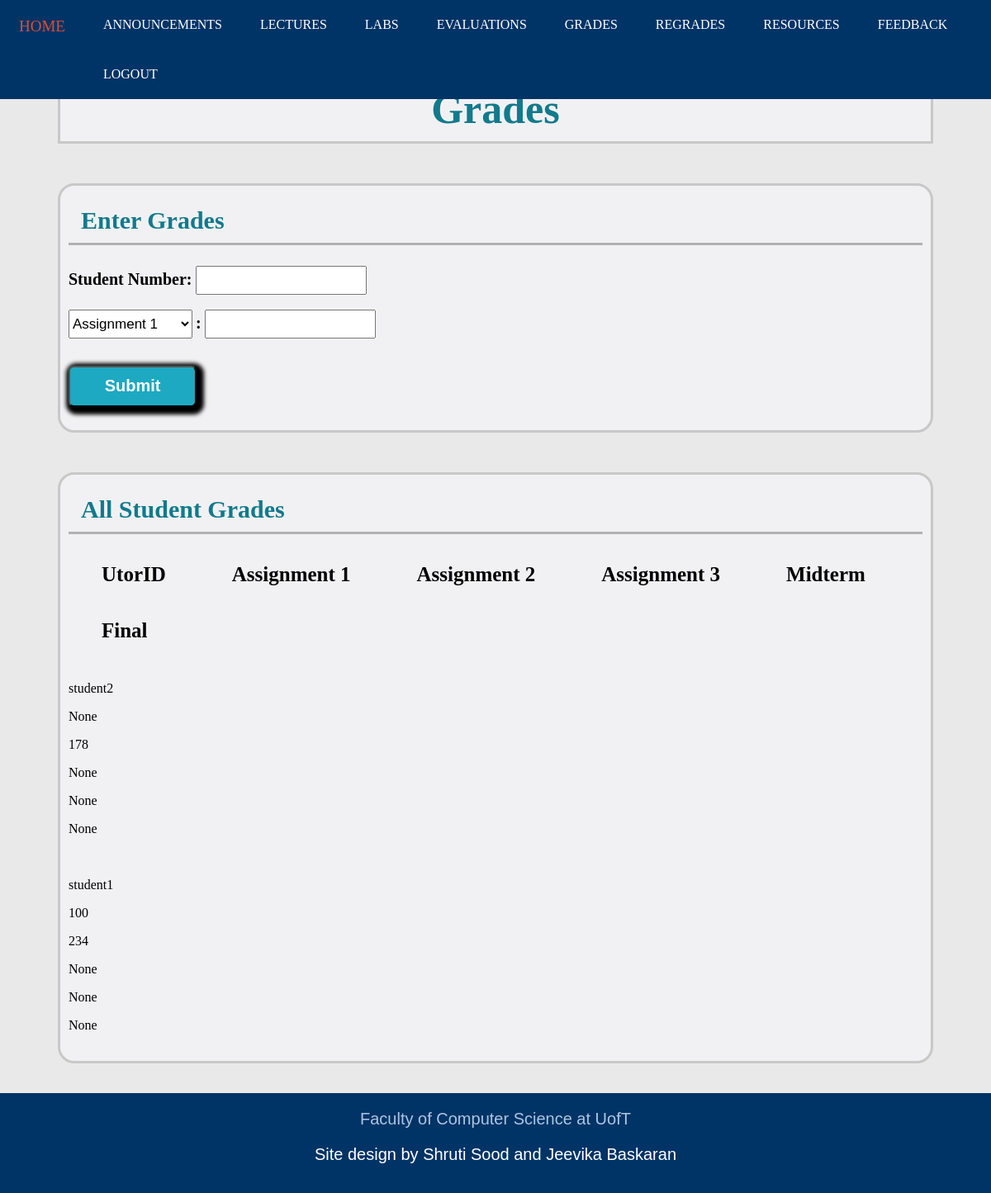
Screenshot of /grades_i.html (signed in) with the database file from the repository.
### tables this page shows
CREATE TABLE "Grades" (
	"UtorID"	TEXT,
	"A1"	INTEGER,
	"A2"	INTEGER,
	"A3"	INTEGER,
	"Midterm"	INTEGER,
	"Final"	INTEGER,
	PRIMARY KEY("UtorID")
);

### app.py (the view)
@app.route('/grades_i.html')
def grades_i():
    if session.get('current_login') == None:
        return render_template('login.html')
    else:
        sql = """ SELECT * FROM Grades """
        class1 = db.engine.execute(text(sql))
        return render_template('/grades_i.html', class1 = class1)

### templates/grades_i.html (shortened to what this page needs)
<!DOCTYPE html>
<html>
<head>
	<link rel="stylesheet" type="text/css" href="static/StyleSheets/gradesi.css">
	<link rel="stylesheet" type="text/css" href="static/StyleSheets/headerfooter.css">
</head>
<body>
	<div class = "navbar">
		<a href="index_i.html">HOME</a>
		<a href="announcements_i.html">ANNOUNCEMENTS</a>
		<a href="lectures_i.html">LECTURES</a>
		<a href="labs_i.html">LABS</a>
		<a href="evaluations_i.html">EVALUATIONS</a>
		<a href="grades_i.html">GRADES</a>
		<a href="regrades_i.html">REGRADES</a>
		<a href="resources_i.html">RESOURCES</a>
		<a href="feedback_i.html">FEEDBACK</a>
		<a href="logout">LOGOUT</a>
	</div>
	<div class = "title">
		<section class="title_sec">
			<h1>Grades</h1>
		</section>
	</div>
	<br>
	<div class = "entermark">
		<section class="enter_mark">
			<h1> Enter Grades </h1>
			<div class = "formsection">
				<form action = "EnterGrades" method="POST">
					<label for = "StudentNumber"><strong>Student Number: </strong></label>
					<input type = "text" id="StudentNumber" name = "StudentNumber">
					<br> </br>
					<select id = "assgn" name = "assgn" class = "assgn">
			            <option value = "A1">Assignment 1</option>
			        </select>
			        <label><strong>:</strong></label>
					<input type = "text" id="grade" name = "grade">
					<br> </br>
					<input type = "Submit" value = "Submit" class="Submit">
				</form>
			</div>
			<br>
		</section>
	</div>
	<br>
	<div class = "allmark">
		<section class="all_mark">
			<h1> All Student Grades </h1>
			<div class = "Heading">
				<h2>UtorID</h2>
				<h2>Assignment 1</h2>
				<h2>Assignment 2</h2>
				<h2>Assignment 3</h2>
				<h2>Midterm</h2>
				<h2>Final</h2>
			</div>
			<div>
				{% for student in class1 : %}
				<div>
					<p>{{ student['UtorID'] }}</p>
					<p>{{ student['A1'] }}</p>
					<p>{{ student['A2'] }}</p>
					<p>{{ student['A3'] }}</p>
					<p>{{ student['Midterm'] }}</p>
					<p>{{ student['Final'] }}</p>
					<br>
				</div>
				{% endfor %}
			</div>
		</section>
	</div>
	<br><br>
	<div class = "footer">
		<a href="https://web.cs.toronto.edu/" target="_blank">Faculty of Computer Science at UofT</a>
		<p>Site design by Shruti Sood and Jeevika Baskaran</p>
	</div>
</body>
</html>

### static/StyleSheets/gradesi.css (style rules this page uses)
.title { margin-top: 90px; background-color: #F1F1F3; margin-left: 70px; margin-right: 70px; }
.title_sec { padding-left: 10px; padding-right: 10px; border: solid; border-color: #C8C8C8; display: block; }
.title_sec h1 { color: #127a8c; font-size: 50px; text-align: center; margin:10px; }
.entermark { margin-top: 30px; margin-left: 70px; margin-right: 70px; }
.allmark { margin-top: 30px; margin-left: 70px; margin-right: 70px; }
.enter_mark { padding-left: 10px; padding-right: 10px; border: solid; border-color: #C8C8C8; display: block; border-radius: 20px; background-color: #F1F1F3; }
.all_mark { padding-left: 10px; padding-right: 10px; border: solid; border-color: #C8C8C8; display: block; border-radius: 20px; background-color: #F1F1F3; }
.enter_mark label { font-size: 20px; }
.entermark input[type=text] { padding-top: 7px; padding-bottom: 7px; font-size: 15px; }
.enter_mark h1 { color: #127a8c; padding-bottom: 10px; padding-left: 15px; font-size: 30px; border-bottom: solid; border-bottom-color: #B1B1B1; }
.all_mark h1 { color: #127a8c; padding-bottom: 10px; padding-left: 15px; font-size: 30px; border-bottom: solid; border-bottom-color: #B1B1B1; }
.entermark input[type=submit] { margin-bottom: 10px; font-size: 20px; padding-top: 10px; padding-bottom: 10px; padding-left: 30px; padding-right: 30px; font-weight: bold; background-color: #1DA9C1; }
.Submit { align-self: center; margin-top: 15px; font-size: 30px; border-radius: 0.4rem; box-shadow: 3px 3px 5px 6px #000000; }
input[type=submit] { width:15%; height:50px; font-size:25px; background-color: #127a8c; color: white; align-items: center; }
.assgn { height : 35px; width : 150px; font-size: 17px; }
.Heading { overflow: hidden; width: 100%; }
.Heading h2 { float: left; text-align: center; padding: 10px 40px; margin-top:0px; text-decoration: none; font-size: 25px; }

### static/StyleSheets/headerfooter.css (style rules this page uses)
body { margin:0px; border:0px; padding:0px; background-color: #E9E9E9; }
.navbar { background-color: #003366; position: fixed; top: 0; overflow: hidden; width: 100%; }
.navbar a { float: left; color: white; text-align: center; padding: 21px 23px; text-decoration: none; font-size: 16px; }
.footer { background-color: #003366; overflow: hidden; min-height: 12vh; padding-top: 20px; padding-bottom: 5px; font-family:'Poppins', sans-serif; text-align: center; }
.footer a { color: #ACC6E2; padding-top: : 20px; text-decoration: none; font-size: 20px; }
.footer p { color: white; font-size: 20px; }

### rows the page displays
Grades: UtorID "student2", A1 "None", A2 "178", A3 "None", Midterm "None", Final "None"
Grades: UtorID "student1", A1 "100", A2 "234", A3 "None", Midterm "None", Final "None"
